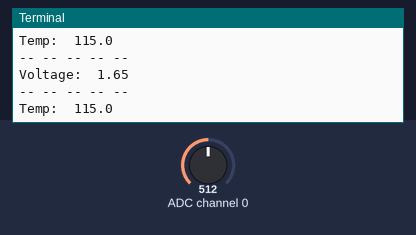
This program was run on a simulated Raspberry Pi (BCM pin numbers). Parts: the last lines printed to the terminal. The test bench sets the inputs (shaded band); at power-on: ADC channel 0 = 512 (analog values on the 0–1023 scale).

Above: at 1.2 s.
1.3 s: ADC channel 0 set to 716
At 2.6 s:
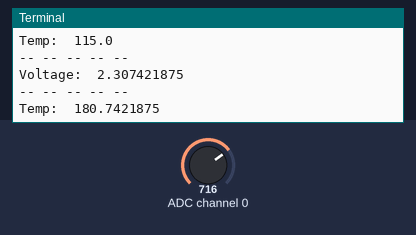
2.8 s: ADC channel 0 set to 900
At 3.4 s:
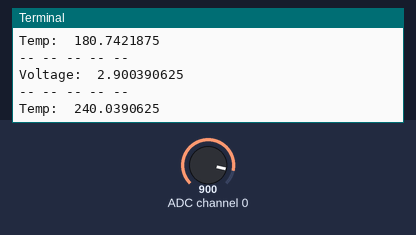
Timing chart, 0 to 5.8 s (numbered marks = the images above; inputs shaded):
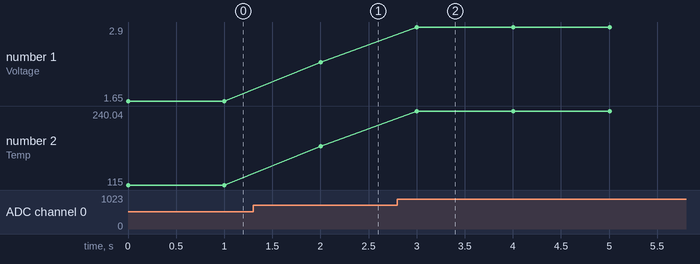

The program:

temp.py
```python
import spidev
import time
#import RPi.GPIO as GPIO
#ledPin = 18
spi = spidev.SpiDev()
spi.open(0,0)
#GPIO.setmode(GPIO.BCM)
#GPIO.setup(ledPin, GPIO.OUT)
#GPIO.output(ledPin, GPIO.LOW)
def readadc(adcnum):
    if ((adcnum > 7) or (adcnum < 0)):
        return -1
    r = spi.xfer2([1,(8+adcnum)<<4,0])
    adcout = ((r[1]&3) << 8) + r[2]
    return adcout
try:
  while True:
    value = readadc(0)
    voltage = value * 3.3
    voltage /= 1024.0
    tempCelsius = (voltage-0.5)*100
#    if (tempCelsius>30):
#         GPIO.output(ledPin, GPIO.HIGH)
#    else:
#         GPIO.output(ledPin, GPIO.LOW)
    print "-- -- -- -- --"
    print "Voltage: ", voltage
    print "-- -- -- -- --"
    print "Temp: ", tempCelsius
    time.sleep(1)
except KeyboardInterrupt:
    print "Closing."
```

Measured:
- after the input at 1.3 s, the terminal: prints a new line after 0.70 s (image 1)
- after the input at 2.8 s, the terminal: prints a new line after 0.20 s (image 2)
- plotted number 1: 1.65 → 2.31 after the input at 1.3 s, 2.31 → 2.9 after the input at 2.8 s
- plotted number 2: 115 → 180.74 after the input at 1.3 s, 180.74 → 240.04 after the input at 2.8 s
